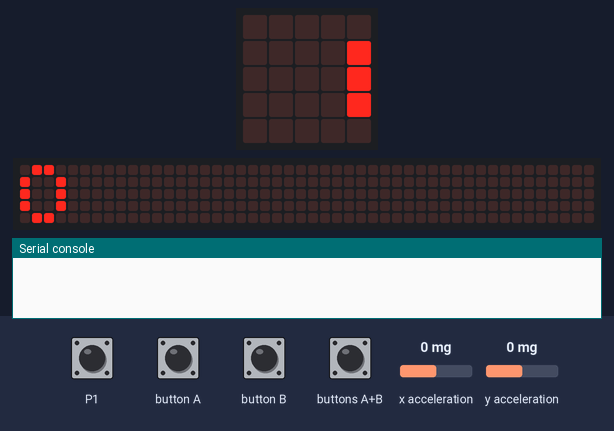
Simulated run of this program. Board: BBC micro:bit running MicroPython. On the bench: the board's 5×5 LED display, a strip that is not on the board, showing the scrolling text unrolled, the last lines printed to the serial console. The test bench sets the inputs (shaded band); at power-on: P1 HIGH, x acceleration 0 mg, y acceleration 0 mg. The 48×5 strip is a reading aid, not a part: it shows the text the display is scrolling, unrolled, one strip-width of it at a time.

Above: at 0.1 s.
At 1.3 s:
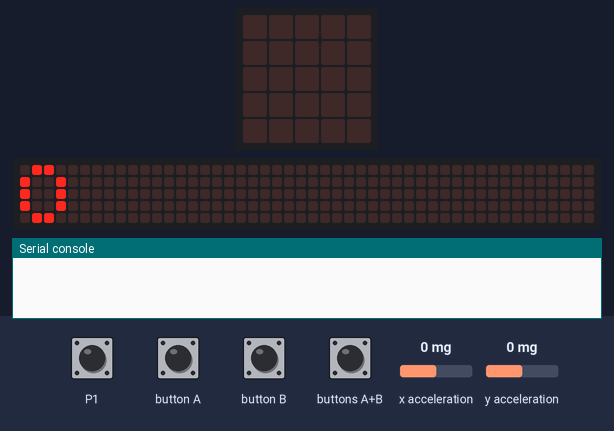
5.1 s: buttons A+B pressed for 1 s
At 6.7 s:
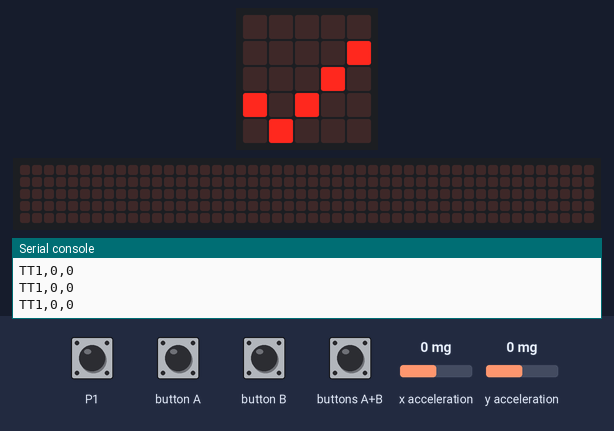
Timing chart, 0 to 8.2 s (numbered marks = the images above; inputs shaded):
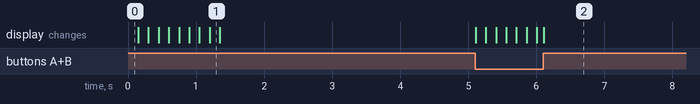

Measured:
- after the input at 5.1 s, the display: first changes at once (image 2 shows a later state)

The program:

main.py
```python
# BBC micro:bit V2 / MicroPython. Flash with https://python.microbit.org/
from microbit import *
import math

# Digital horn, active-low (button connects input to GND).
PIN_NUMBERS = [0, 1, 2, 8, 12, 13, 14, 15, 16]
PINS = [pin0, pin1, pin2, pin8, pin12, pin13, pin14, pin15, pin16]
ACTIVE_LOW = True
FULL_TURN_DEGREES = 45
uart.init(baudrate=115200)
index = 0

def horn_down():
    return PINS[index].read_digital() == (0 if ACTIVE_LOW else 1)

def show_pin():
    display.scroll(str(PIN_NUMBERS[index]), wait=False)

# A cycles candidates; horn shows H; B confirms. No game input during setup.
PINS[index].set_pull(PINS[index].PULL_UP)
show_pin()
was_horn = False
while True:
    if button_a.was_pressed():
        index = (index + 1) % len(PINS)
        PINS[index].set_pull(PINS[index].PULL_UP)
        show_pin()
    pressed = horn_down()
    if pressed and not was_horn:
        display.show('H')
    elif was_horn and not pressed:
        show_pin()
    was_horn = pressed
    if button_b.was_pressed():
        break
    sleep(20)
while button_a.is_pressed() or button_b.is_pressed() or horn_down():
    sleep(20)

def angle():
    return math.atan2(accelerometer.get_x(), -accelerometer.get_y()) * 180 / math.pi

# LEDs face driver, USB connector at top. Confirm B with wheel centered.
center = angle()
display.show(Image.YES)
count = 0
previous = False
raw_previous = False
stable_at = running_time()
filtered = 0.0
calibrate_at = None
calibrated = False
while True:
    now = running_time()
    both = button_a.is_pressed() and button_b.is_pressed()
    if both:
        if calibrate_at is None:
            calibrate_at = now
        if now - calibrate_at >= 800 and not calibrated:
            center = angle()
            filtered = 0.0
            calibrated = True
            display.show(Image.YES)
    else:
        calibrate_at = None
        calibrated = False
    degrees = (angle() - center + 180) % 360 - 180
    target = max(-1000, min(1000, int(degrees * 1000 / FULL_TURN_DEGREES)))
    filtered += (target - filtered) * 0.35
    pressed = horn_down()
    if pressed != raw_previous:
        raw_previous = pressed
        stable_at = now
    if pressed != previous and now - stable_at >= 40:
        previous = pressed
        if pressed and not both:
            count = (count + 1) % 65536
    uart.write('TT1,%d,%d\n' % (int(filtered), count))
    sleep(20)
```
